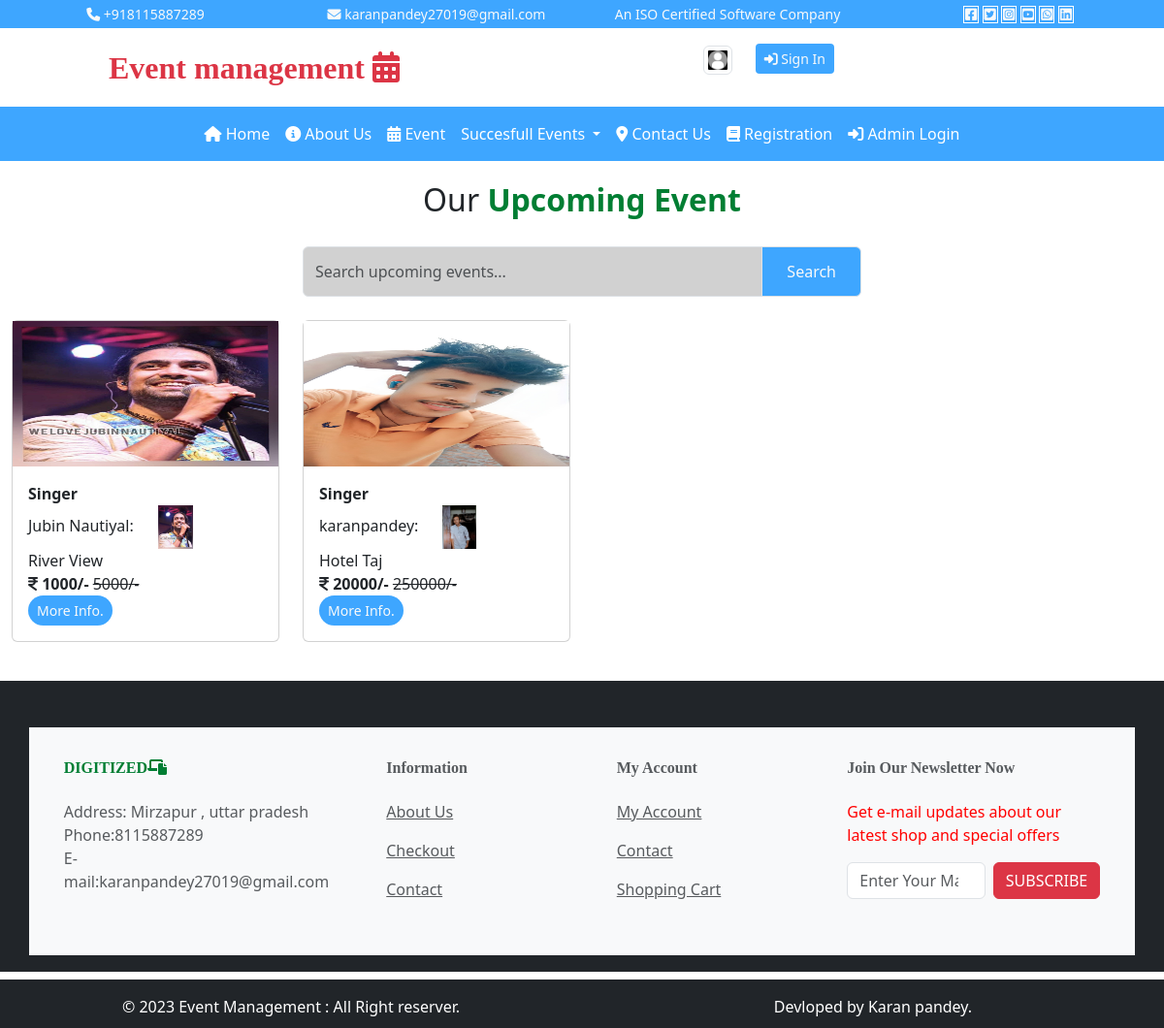
/user/event/?msg=8, run on the app's committed database.
### user/models.py (models this page shows)
class event(models.Model):
    event_category=models.ForeignKey(category,on_delete=models.CASCADE)
    speaker_name=models.CharField(max_length=200,null=True)
    hotel=models.ForeignKey(placename,on_delete=models.CASCADE)
    city=models.ForeignKey(city,on_delete=models.CASCADE)
    event_picture=models.ImageField(upload_to='static/event/',null=True)
    speaker_picture=models.ImageField(upload_to='static/speaker',null=True)
    price=models.IntegerField()
    dprice=models.IntegerField()
    event_date=models.DateField()
    event_detail=models.TextField(null=True)

class category(models.Model):
    cname=models.CharField(max_length=200,null=True)
    cpic=models.ImageField(upload_to='static/category/',null=True)
    cdate=models.DateField()
    def __str__(self):
        return self.cname

class placename(models.Model):
    place=models.CharField(max_length=200)
    address=models.TextField()
    ppic=models.ImageField(upload_to='static/Hotel/',null=True)
    pdate=models.DateField()
    def __str__(self):
        return self.place

### user/views.py (the view)
# urls.py: path('event/',views.myevent),
def myevent(request):
    cid=request.GET.get('msg')
    sdata=request.GET.get('search')
    if cid is not None:
        edata=event.objects.filter(event_category=cid)
    elif sdata is not None:
        edata=event.objects.filter(Q(speaker_name__icontains=sdata))
    else:
        edata=event.objects.all().order_by('-id')
    md={"edata":edata}
    return render(request,'user/event.html',md)

### templates/user/event.html
{% extends 'base.html'%}
{% load  static %}
{% block content %}
<div class="text-center fs-2">
    Our<b class="txt-mycolor"> Upcoming Event</b>
</div>
<div class="row">
    <div class="col-sm-6 mx-auto">
        <form method="get">
        <div class="input-group mt-4">
            <input type="text" name="search" style="background:#d1d1d1 !important;" placeholder="Search upcoming events..." class="form-control"/>
        <i class="input-group-text bg-mycolor text-light">
            <input type="submit" class="btn text-light"  value="Search"/>
        </i>
        </div>
            </form>
    </div>
</div>
<div class="row my-4">
     {% for a in edata %}
                 <div class="col-lg-3 col-md-6 col-sm-12">
                     <div class="card">
                         <img src="/{{a.event_picture}}" style="max-height:150px" class="img-card-top"/>
                     <div class="card-body">
                         <b>{{a.event_category}}</b><br/>
                         {{a.speaker_name}}:&nbsp;&nbsp;&nbsp;&nbsp;&nbsp;&nbsp;<img src="/{{a.speaker_picture}}" clas="img-thumbnail float-end" style="max-height:45px;"/><br/>
                         {{a.hotel}}<br/>
                         <i class="fa-solid fa-indian-rupee-sign"></i>
                         <b>{{a.dprice}}/-</b> <s>{{a.price}}/-</s><br/>
                         <a href="/user/viewdetails?msg={{a.id}}" class="btn btn-sm rounded-pill  bg-mycolor text-light">More Info.</a>
                     </div>
                     </div>
                 </div>
                 {% endfor %}
</div>
{% endblock %}

### templates/base.html (style rules this page uses)
:root { --bgcolor:#3ea6ff; --txtcolor:#007E33; }
.bg-mycolor { background:var(--bgcolor) !important; }
.txt-mycolor { color:var(--txtcolor); }

### data on the page
event: event_picture (picture), event_category "Singer", speaker_name "Jubin Nautiyal", speaker_picture (picture), hotel "River View", dprice "1000", price "5000"
event: event_picture (picture), event_category "Singer", speaker_name "karanpandey", speaker_picture (picture), hotel "Hotel Taj", dprice "20000", price "250000"
